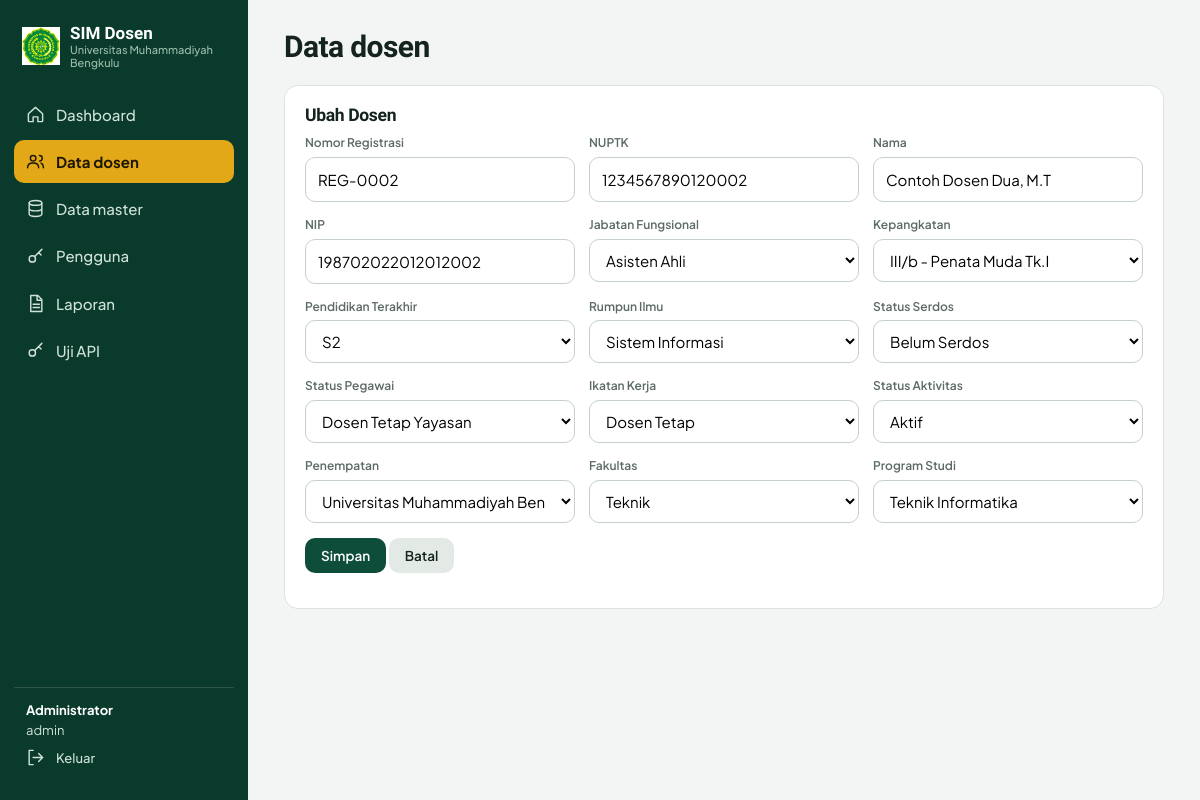
/modules/dosen.php?id=2 (signed in), run on the app's committed database.
### tables this page shows
CREATE TABLE `dosen` (
  `id` int(11) NOT NULL,
  `nomor_registrasi` varchar(30) DEFAULT NULL,
  `nuptk` varchar(20) DEFAULT NULL,
  `nama` varchar(150) NOT NULL,
  `nip` varchar(25) DEFAULT NULL,
  `jabatan_id` int(11) DEFAULT NULL,
  `kepangkatan_id` int(11) DEFAULT NULL,
  `pendidikan_id` int(11) DEFAULT NULL,
  `rumpun_id` int(11) DEFAULT NULL,
  `serdos_id` int(11) DEFAULT NULL,
  `status_pegawai_id` int(11) DEFAULT NULL,
  `ikatan_id` int(11) DEFAULT NULL,
  `aktivitas_id` int(11) DEFAULT NULL,
  `penempatan_id` int(11) DEFAULT NULL,
  `fakultas_id` int(11) DEFAULT NULL,
  `prodi_id` int(11) DEFAULT NULL
);

CREATE TABLE `jabatan_fungsional` (
  `id` int(11) NOT NULL,
  `nama` varchar(100) NOT NULL
);

CREATE TABLE `kepangkatan` (
  `id` int(11) NOT NULL,
  `nama` varchar(100) NOT NULL
);

CREATE TABLE `pendidikan` (
  `id` int(11) NOT NULL,
  `nama` varchar(100) NOT NULL
);

CREATE TABLE `rumpun_ilmu` (
  `id` int(11) NOT NULL,
  `nama` varchar(100) NOT NULL
);

CREATE TABLE `status_serdos` (
  `id` int(11) NOT NULL,
  `nama` varchar(100) NOT NULL
);

CREATE TABLE `status_pegawai` (
  `id` int(11) NOT NULL,
  `nama` varchar(100) NOT NULL
);

CREATE TABLE `ikatan_kerja` (
  `id` int(11) NOT NULL,
  `nama` varchar(100) NOT NULL
);

CREATE TABLE `status_aktivitas` (
  `id` int(11) NOT NULL,
  `nama` varchar(100) NOT NULL
);

CREATE TABLE `penempatan` (
  `id` int(11) NOT NULL,
  `nama` varchar(100) NOT NULL
);

CREATE TABLE `fakultas` (
  `id` int(11) NOT NULL,
  `nama` varchar(100) NOT NULL
);

CREATE TABLE `prodi` (
  `id` int(11) NOT NULL,
  `nama` varchar(100) NOT NULL
);

### modules/dosen.php (the view, shortened to what this page needs)
<?php require '../includes/auth.php'; need('dosen_read');
$id=(int)($_GET['id']??0); $f=$_GET['form']??''; $msg='';
$title='Data Dosen'; include '../includes/header.php'; echo "<div class=\"head\"><h2>Data dosen</h2></div>"; if($msg)echo '<p class="err">'.e($msg).'</p>';
if($f||$id){ need('dosen_write'); $d=$id?(rows(q("SELECT * FROM dosen WHERE id=?",[$id]))[0]??[]):$_POST; ?>
<div class="card"><h3><?=$id?'Ubah':'Tambah'?> Dosen</h3><form method="post"><input type="hidden" name="csrf" value="<?=csrf()?>"><div class="grid">
<?php foreach(['nomor_registrasi'=>'Nomor Registrasi','nuptk'=>'NUPTK','nama'=>'Nama','nip'=>'NIP'] as $c=>$l)echo "<div><label>$l</label><input name='$c' value='".e($d[$c]??'')."'".($c=='nama'?' required':'')."></div>";
foreach($FK as $c=>$t){ echo "<div><label>".e($MASTER[$t])."</label><select name='$c'><option value=''>-- pilih --</option>"; foreach(rows(q("SELECT * FROM $t ORDER BY nama")) as $o)echo "<option value='{$o['id']}'".(($d[$c]??'')==$o['id']?' selected':'').">".e($o['nama'])."</option>"; echo "</select></div>"; } ?>
</div><p><button class="btn">Simpan</button> <a class="btn g" href="dosen.php">Batal</a></p></form></div>
<?php } else { $k=trim($_GET['k']??''); $w=$k?"WHERE d.nama LIKE ? OR d.nip LIKE ? OR d.nuptk LIKE ?":''; $p=$k?array_fill(0,3,"%$k%"):[];
 $r=rows(q(dosen_sql($w),$p)); ?>
<?php } include '../includes/footer.php'; ?>

### includes/header.php (shortened to what this page needs)
<?php $u=$_SESSION['user']??null; $pub=!empty($public)||!$u; $cur=basename($_SERVER['SCRIPT_NAME']); ?><!doctype html><html lang="id"><head><meta charset="utf-8"><meta name="viewport" content="width=device-width,initial-scale=1">
<link rel="icon" href="/assets/favicon.png"><link rel="stylesheet" href="/assets/style.css"></head><body>
<?php if($pub): ?>
<header class="top"><span class="mark"></span><b>SIM Dosen UMB</b><div class="sp"><?php if($u): ?><a class="btn" href="/dashboard.php">Buka dashboard</a><?php else: ?><a class="btn" href="/login.php">Masuk</a><?php endif; ?></div></header><main>
<?php else: $nav=[['dashboard.php','home','Dashboard',1],['modules/dosen.php','users','Data dosen',can('dosen_read')],['modules/master.php','db','Data master',can('master')],['modules/users.php','key','Pengguna',can('master')],['laporan.php','doc','Laporan',can('laporan')],['api-tester.php','key','Uji API',can('dosen_read')]]; ?>
<div class="app"><aside class="side"><div class="brand"><span class="mark"></span><div>SIM Dosen<small>Universitas Muhammadiyah Bengkulu</small></div></div>
<?php foreach($nav as [$h,$i,$l,$ok]) if($ok) echo "<a href='/$h' class='".(strpos($h,$cur)!==false?'on':'')."'>".ico($i)."$l</a>"; ?>
<div class="who"><b><?=e($u['nama'])?></b><?=e($u['role'])?><br><a href="/logout.php" style="padding:8px 0 0"><?=ico('out')?>Keluar</a></div></aside><main class="content">
<?php endif; ?>

### includes/functions.php (shortened to what this page needs)
<?php
function e($s){return htmlspecialchars((string)$s,ENT_QUOTES,'UTF-8');}
function q($sql,$p=[]){ global $db; $s=$db->prepare($sql); if($p)$s->bind_param(str_repeat('s',count($p)),...$p); $s->execute(); return $s; }
function rows($s){ return $s->get_result()->fetch_all(MYSQLI_ASSOC); }
$MASTER=['jabatan_fungsional'=>'Jabatan Fungsional','kepangkatan'=>'Kepangkatan','pendidikan'=>'Pendidikan Terakhir','rumpun_ilmu'=>'Rumpun Ilmu','status_serdos'=>'Status Serdos','status_pegawai'=>'Status Pegawai','ikatan_kerja'=>'Ikatan Kerja','status_aktivitas'=>'Status Aktivitas','penempatan'=>'Penempatan','fakultas'=>'Fakultas','prodi'=>'Program Studi'];
$FK=['jabatan_id'=>'jabatan_fungsional','kepangkatan_id'=>'kepangkatan','pendidikan_id'=>'pendidikan','rumpun_id'=>'rumpun_ilmu','serdos_id'=>'status_serdos','status_pegawai_id'=>'status_pegawai','ikatan_id'=>'ikatan_kerja','aktivitas_id'=>'status_aktivitas','penempatan_id'=>'penempatan','fakultas_id'=>'fakultas','prodi_id'=>'prodi'];
function ico($n){ $p=['home'=>'<path d="M3 11l9-8 9 8v9a1 1 0 01-1 1h-5v-6H9v6H4a1 1 0 01-1-1z"/>','users'=>'<circle cx="9" cy="8" r="3.5"/><path d="M2 20c0-4 3-6 7-6s7 2 7 6M17 4.5a3.5 3.5 0 010 7M19 14c2 .8 3 2.6 3 6"/>','db'=>'<ellipse cx="12" cy="5" rx="8" ry="3"/><path d="M4 5v14c0 1.7 3.6 3 8 3s8-1.3 8-3V5M4 12c0 1.7 3.6 3 8 3s8-1.3 8-3"/>','key'=>'<circle cx="8" cy="15" r="4"/><path d="M11 12l9-9M16 7l3 3"/>','doc'=>'<path d="M6 2h9l5 5v15H6zM14 2v6h6M9 13h8M9 17h8"/>','out'=>'<path d="M9 21H4V3h5M16 17l5-5-5-5M21 12H9"/>'][$n]??''; return "<svg viewBox='0 0 24 24' fill='none' stroke='currentColor' stroke-width='1.8' stroke-linecap='round' stroke-linejoin='round'>$p</svg>"; }

### includes/footer.php
<?php if(!empty($public)||empty($_SESSION['user'])): ?></main><footer class="foot">SIM Dosen - Fakultas Teknik, Universitas Muhammadiyah Bengkulu</footer><?php else: ?></main></div><?php endif; ?></body></html>

### assets/style.css (style rules this page uses)
:root { --g:#0E4D3A;--g2:#0A3A2B;--gold:#E2A817;--ink:#14231D;--mut:#5C6B64;--bg:#F2F5F3;--line:#DCE4DF;--r:14px }
* { box-sizing:border-box }
html { scroll-behavior:smooth }
body { margin:0;font:15px/1.55 'Plus Jakarta Sans',system-ui,sans-serif;background:var(--bg);color:var(--ink) }
h1,h2,h3 { font-family:'Bricolage Grotesque','Plus Jakarta Sans',sans-serif;line-height:1.1;margin:0 0 .5em;letter-spacing:-.02em }
a { color:var(--g) }
.mark { width:38px;height:38px;background:url(/assets/logo.png) center/contain no-repeat;flex:none }
.app { display:grid;grid-template-columns:248px 1fr;min-height:100vh }
.side { background:var(--g2);color:#cfe2d8;position:sticky;top:0;height:100vh;padding:20px 14px;display:flex;flex-direction:column;gap:4px }
.brand { display:flex;gap:10px;align-items:center;padding:4px 8px 20px;color:#fff;font:700 17px 'Bricolage Grotesque',sans-serif;line-height:1.1 }
.brand small { display:block;font:500 11px 'Plus Jakarta Sans';color:#9bbbab }
.side a { display:flex;gap:11px;align-items:center;padding:10px 12px;border-radius:10px;color:inherit;text-decoration:none;font-weight:500 }
.side a.on { background:var(--gold);color:#1d1600;font-weight:700 }
.side svg { width:19px;height:19px;flex:none }
.who { margin-top:auto;padding:12px;border-top:1px solid #ffffff22;font-size:13px }
.who b { display:block;color:#fff }
.content { padding:30px clamp(16px,3vw,40px);max-width:1320px;width:100% }
.head { display:flex;justify-content:space-between;align-items:end;gap:12px;margin-bottom:22px;flex-wrap:wrap }
.head h2 { font-size:30px;margin:0 }
.card { background:#fff;border:1px solid var(--line);border-radius:var(--r);padding:20px;margin-bottom:16px;overflow-x:auto }
.grid { display:grid;grid-template-columns:repeat(auto-fit,minmax(210px,1fr));gap:14px }
.grid>div label { display:block;font-size:12px;font-weight:600;color:var(--mut);margin-bottom:4px }
input,select { width:100%;padding:10px 12px;border:1px solid #c5d1ca;border-radius:10px;font:inherit;background:#fff }
.btn { display:inline-block;padding:9px 16px;border:0;border-radius:10px;background:var(--g);color:#fff;font:600 13.5px 'Plus Jakarta Sans';cursor:pointer;text-decoration:none;transition:background .15s }
.btn.g { background:#e3eae6;color:var(--ink) }

### data on the page
dosen: nomor_registrasi "REG-0002", nuptk "1234567890120002", nama "Contoh Dosen Dua, M.T", nip "198702022012012002", jabatan_id "Asisten Ahli", kepangkatan_id "III/b - Penata Muda Tk.I", pendidikan_id "S2", rumpun_id "Sistem Informasi", serdos_id "Belum Serdos", status_pegawai_id "Dosen Tetap Yayasan", ikatan_id "Dosen Tetap", aktivitas_id "Aktif", penempatan_id "Universitas Muhammadiyah Bengkulu", fakultas_id "Teknik", prodi_id "Teknik Informatika"

### other printed values
$l "Dashboard"
$l "Data dosen"
$l "Data master"
$l "Pengguna"
$l "Laporan"
$l "Uji API"
$u['nama'] "Administrator"
$u['role'] "admin"
$l "Nomor Registrasi"
$l "NUPTK"
$l "Nama"
$l "NIP"
$MASTER[$t] "Jabatan Fungsional"
$MASTER[$t] "Kepangkatan"
$MASTER[$t] "Pendidikan Terakhir"
